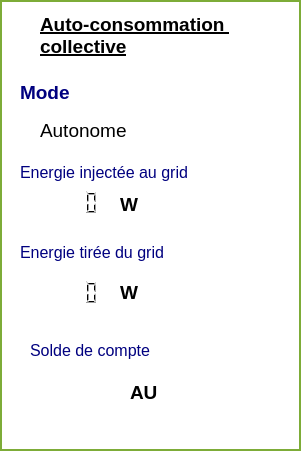
     <widget class="QWidget" name="Grid" native="true">
      <property name="geometry">
       <rect>
        <x>710</x>
        <y>98</y>
        <width>301</width>
        <height>451</height>
       </rect>
      </property>
      <property name="styleSheet">
       <string notr="true">background-color: rgb(255, 255, 255);border:2px solid rgb(125, 172, 56);</string>
      </property>
      <widget class="QLabel" name="gridIMG">
       <property name="geometry">
        <rect>
         <x>170</x>
         <y>60</y>
         <width>111</width>
         <height>91</height>
        </rect>
       </property>
       <property name="styleSheet">
        <string notr="true">border:0px ;</string>
       </property>
       <property name="text">
        <string/>
       </property>
       <property name="pixmap">
        <pixmap>images/consCollective.png</pixmap>
       </property>
       <property name="scaledContents">
        <bool>true</bool>
       </property>
      </widget>
      <widget class="QLabel" name="label_67">
       <property name="geometry">
        <rect>
         <x>20</x>
         <y>240</y>
         <width>171</width>
         <height>25</height>
        </rect>
       </property>
       <property name="font">
        <font>
         <family>Arial</family>
         <pointsize>12</pointsize>
        </font>
       </property>
       <property name="styleSheet">
        <string notr="true">color: rgb(0, 0, 127);border:0px ;</string>
       </property>
       <property name="text">
        <string>Energie tirée du grid</string>
       </property>
      </widget>
      <widget class="QLabel" name="label_74">
       <property name="geometry">
        <rect>
         <x>20</x>
         <y>160</y>
         <width>171</width>
         <height>25</height>
        </rect>
       </property>
       <property name="font">
        <font>
         <family>Arial</family>
         <pointsize>12</pointsize>
        </font>
       </property>
       <property name="styleSheet">
        <string notr="true">color: rgb(0, 0, 127);border:0px ;</string>
       </property>
       <property name="text">
        <string>Energie injectée au grid</string>
       </property>
      </widget>
      <widget class="QLCDNumber" name="outgoingPower">
       <property name="geometry">
        <rect>
         <x>10</x>
         <y>280</y>
         <width>90</width>
         <height>25</height>
        </rect>
       </property>
       <property name="styleSheet">
        <string notr="true">color: rgb(0, 0, 0);border:0px ;</string>
       </property>
       <property name="digitCount">
        <number>7</number>
       </property>
       <property name="value" stdset="0">
        <double>0.000000000000000</double>
       </property>
      </widget>
      <widget class="QLCDNumber" name="ingoingPower">
       <property name="geometry">
        <rect>
         <x>10</x>
         <y>190</y>
         <width>90</width>
         <height>25</height>
        </rect>
       </property>
       <property name="styleSheet">
        <string notr="true">color: rgb(0, 0, 0);border:0px ;</string>
       </property>
       <property name="digitCount">
        <number>7</number>
       </property>
       <property name="value" stdset="0">
        <double>0.000000000000000</double>
       </property>
      </widget>
      <widget class="QLabel" name="label_77">
       <property name="geometry">
        <rect>
         <x>120</x>
         <y>280</y>
         <width>31</width>
         <height>25</height>
        </rect>
       </property>
       <property name="font">
        <font>
         <pointsize>14</pointsize>
         <weight>75</weight>
         <bold>true</bold>
        </font>
       </property>
       <property name="styleSheet">
        <string notr="true">color: rgb(0, 0, 0);border:0px ;</string>
       </property>
       <property name="text">
        <string>W</string>
       </property>
      </widget>
      <widget class="QLabel" name="label_81">
       <property name="geometry">
        <rect>
         <x>20</x>
         <y>80</y>
         <width>111</width>
         <height>25</height>
        </rect>
       </property>
       <property name="font">
        <font>
         <pointsize>14</pointsize>
         <weight>75</weight>
         <bold>true</bold>
        </font>
       </property>
       <property name="styleSheet">
        <string notr="true">color: rgb(0, 0, 127);border:0px ;</string>
       </property>
       <property name="text">
        <string>Mode</string>
       </property>
      </widget>
      <widget class="QLabel" name="label_82">
       <property name="geometry">
        <rect>
         <x>120</x>
         <y>192</y>
         <width>31</width>
         <height>25</height>
        </rect>
       </property>
       <property name="font">
        <font>
         <pointsize>14</pointsize>
         <weight>75</weight>
         <bold>true</bold>
        </font>
       </property>
       <property name="styleSheet">
        <string notr="true">color: rgb(0, 0, 0);border:0px ;</string>
       </property>
       <property name="text">
        <string>W</string>
       </property>
      </widget>
      <widget class="QLabel" name="label_76">
       <property name="geometry">
        <rect>
         <x>40</x>
         <y>10</y>
         <width>221</width>
         <height>51</height>
        </rect>
       </property>
       <property name="font">
        <font>
         <family>Arial</family>
         <pointsize>14</pointsize>
         <weight>75</weight>
         <bold>true</bold>
         <underline>true</underline>
        </font>
       </property>
       <property name="styleSheet">
        <string notr="true">color: rgb(0, 0, 0);border:0px ;</string>
       </property>
       <property name="text">
        <string>&lt;html&gt;&lt;head/&gt;&lt;body&gt;&lt;p&gt;Auto-consommation &lt;br/&gt;collective&lt;/p&gt;&lt;/body&gt;&lt;/html&gt;</string>
       </property>
      </widget>
      <widget class="QLabel" name="mode">
       <property name="geometry">
        <rect>
         <x>40</x>
         <y>120</y>
         <width>91</width>
         <height>21</height>
        </rect>
       </property>
       <property name="font">
        <font>
         <family>Arial</family>
         <pointsize>14</pointsize>
         <italic>false</italic>
        </font>
       </property>
       <property name="styleSheet">
        <string notr="true">border:0px ;color: rbg(0,0,0);</string>
       </property>
       <property name="text">
        <string>Autonome</string>
       </property>
      </widget>
      <widget class="QLabel" name="label_11">
       <property name="geometry">
        <rect>
         <x>30</x>
         <y>340</y>
         <width>151</width>
         <height>21</height>
        </rect>
       </property>
       <property name="font">
        <font>
         <pointsize>12</pointsize>
        </font>
       </property>
       <property name="styleSheet">
        <string notr="true">color: rgb(0, 0, 127);border:0px ;</string>
       </property>
       <property name="text">
        <string>Solde de compte</string>
       </property>
      </widget>
      <widget class="QLabel" name="label_14">
       <property name="geometry">
        <rect>
         <x>130</x>
         <y>382</y>
         <width>47</width>
         <height>21</height>
        </rect>
       </property>
       <property name="font">
        <font>
         <pointsize>14</pointsize>
         <weight>75</weight>
         <bold>true</bold>
        </font>
       </property>
       <property name="styleSheet">
        <string notr="true">color:rgb(0, 0, 0);border:0px ;</string>
       </property>
       <property name="text">
        <string>AU</string>
       </property>
      </widget>
      <widget class="QLabel" name="solde">
       <property name="geometry">
        <rect>
         <x>46</x>
         <y>382</y>
         <width>61</width>
         <height>21</height>
        </rect>
       </property>
       <property name="font">
        <font>
         <pointsize>12</pointsize>
         <weight>75</weight>
         <bold>true</bold>
        </font>
       </property>
       <property name="styleSheet">
        <string notr="true">border-color: rgb(255, 255, 255);color:rgb(0, 0, 0)</string>
       </property>
       <property name="text">
        <string/>
       </property>
      </widget>
     </widget>
